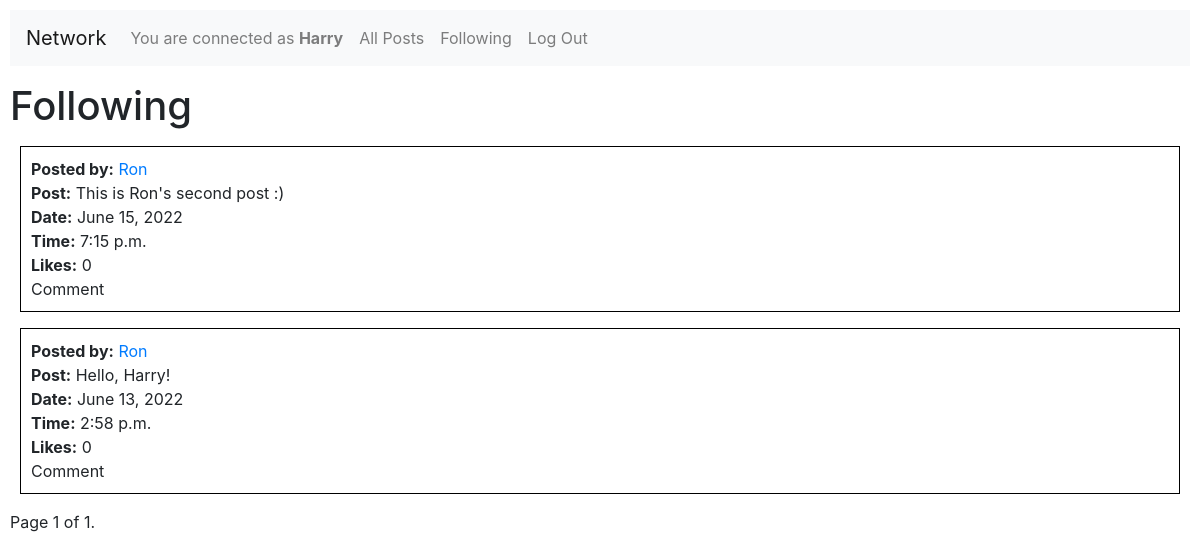
The page /following (signed in) on the database its author committed.
### network/models.py (models this page shows, shortened)
class User(AbstractUser):
    pass

class Post(models.Model):
    userid = models.ForeignKey(User, on_delete=models.CASCADE, related_name="user")
    post = models.TextField(max_length=500)
    datetime = models.DateTimeField(default=datetime.now)
    likes = models.IntegerField(default=0)

### network/views.py (the view)
# urls.py: path("following", views.following, name="following"),
@login_required(login_url='login')
def following(request):
    user_logged_in = request.user.id
    isfollowing = Follower.objects.filter(follower=user_logged_in)
    isfollowingids = Follower.objects.filter(follower=user_logged_in).values_list('followed',flat=True)
    posts = Post.objects.filter(userid__in=isfollowingids).order_by('-id')
    paginator = Paginator(posts, 10) # test Paginator with 10 per page
    page_number = request.GET.get('page')
    page_obj = paginator.get_page(page_number)
    return render(request, "network/following.html", {
        "posts": posts,
        "isfollowing": isfollowing,
        "isfollowingids": isfollowingids,
        "user_logged_in": user_logged_in,
        "page_obj": page_obj
    })

### network/models.py (called while the page is built)
    def __str__(self):
        return f"{self.follower.username} (user:{self.follower.id}) FOLLOWS {self.followed.username} (user:{self.followed.id}) "

### network/templates/network/following.html (shortened to what this page needs)
{% extends "network/layout.html" %}
{% block body %}
    <h1>Following</h1>
    {% for post in page_obj %}
    <div class="subdiv">
        <b>Posted by:</b> <a href="{% url 'profile_page' post.userid.username %}">{{ post.userid.username }}</a>
        <br>
        <b>Post:</b> {{ post.post }}
        <br>
        <b>Date:</b> {{ post.datetime.date }}
        <br>
        <b>Time:</b> {{ post.datetime.time }}
        <br>
        <b>Likes:</b> {{ post.likes }}
        <br>
        Comment
        <br>
    </div>
    {% empty %}
        We haven't found any post in your "Following list".
        <p></p>
    {% endfor %}
    <div class="pagination">
        <span class="step-links">
            <span class="current">
                Page {{ page_obj.number }} of {{ page_obj.paginator.num_pages }}.
            </span>
        </span>
    </div>
{% endblock %}

### network/templates/network/layout.html (shortened to what this page needs)
{% load static %}
<!DOCTYPE html>
<html lang="en">
    <head>
        <link rel="stylesheet" href="https://stackpath.bootstrapcdn.com/bootstrap/4.4.1/css/bootstrap.min.css">
        <link href="{% static 'network/styles.css' %}" rel="stylesheet">
    </head>
    <body>
        <nav class="navbar navbar-expand-lg navbar-light bg-light">
            <a class="navbar-brand" href="#">Network</a>
            <div>
              <ul class="navbar-nav mr-auto">
                {% if user.is_authenticated %}
                    <li class="nav-item">
                        <a class="nav-link" href="#">You are connected as <strong> {{ user.username }}</strong></a>
                    </li>
                {% endif %}
                <li class="nav-item">
                  <a class="nav-link" href="{% url 'index' %}">All Posts</a>
                </li>
                {% if user.is_authenticated %}
                    <li class="nav-item">
                        <a class="nav-link" href="{% url 'following' %}">Following</a>
                    </li>
                    <li class="nav-item">
                        <a class="nav-link" href="{% url 'logout' %}">Log Out</a>
                    </li>
                {% endif %}
              </ul>
            </div>
          </nav>
        <div class="body">
            {% block body %}
            {% endblock %}
        </div>
    </body>
</html>

### network/static/network/styles.css (style rules this page uses)
body { padding: 10px; }
.subdiv { border: black; border-width: 1px; border-style: solid; margin: 10px; padding: 10px; }

### rows shown on the page
User: username "Harry"
Post: userid.username "Ron", post "This is Ron's second post :)", datetime "June 15, 2022", datetime.time "7:15 p.m.", likes "0"
Post: userid.username "Ron", post "Hello, Harry!", datetime "June 13, 2022", datetime.time "2:58 p.m.", likes "0"

### other values the page prints
{{ page_obj.number }} "1"
{{ page_obj.paginator.num_pages }} "1"
